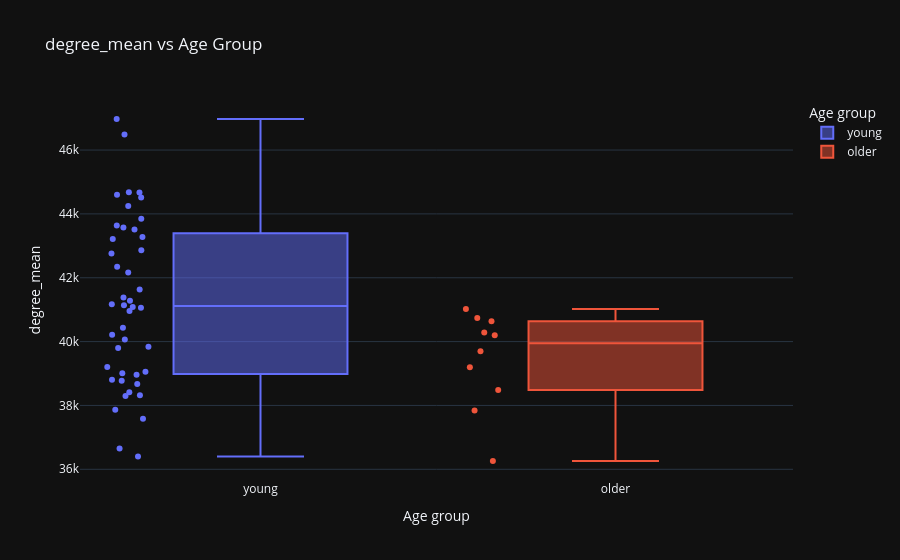
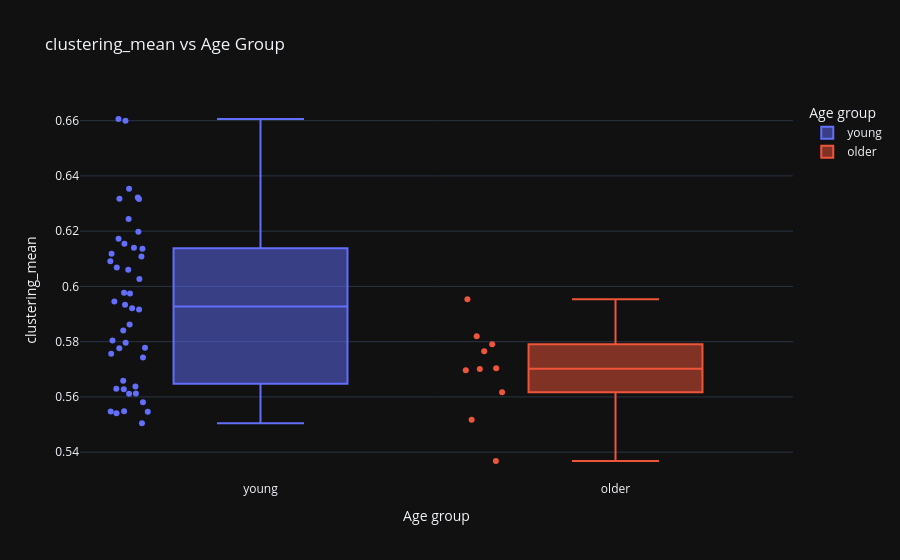
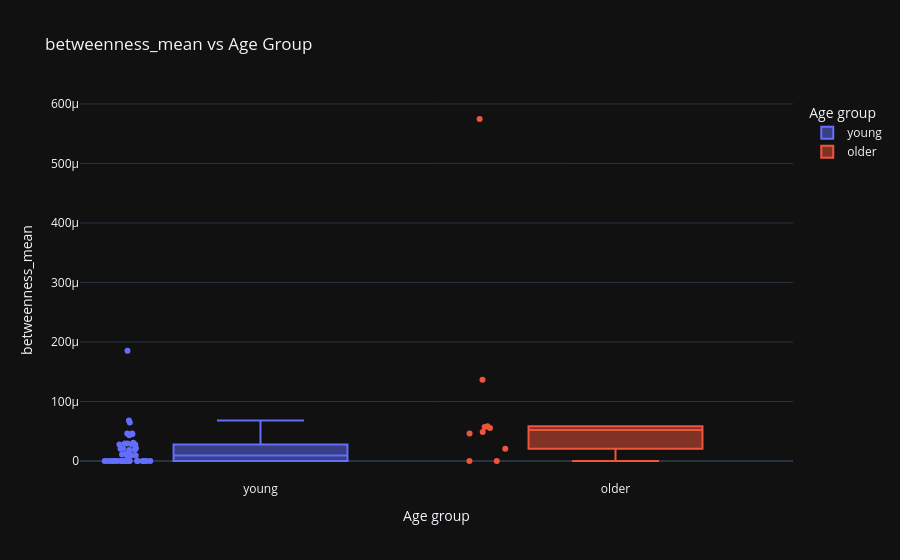

Write notebook code for charts like these, in order.
### Code cell
# plotly
for metric in GRAPH_METRICS:
    fig = px.box(
        df_healthy,
        x="age_group",
        y=metric,
        color="age_group",
        title=f"{metric} vs Age Group",
        points="all",
        labels={
            "age_group": "Age group",
            metric: metric
        }
    )
    fig.update_layout(
        xaxis_title="Age group",
        yaxis_title=metric,
        title=f"{metric} vs Age Group"
    )
    fig.show()

### Figure 1 — Plotly figure (JSON) as saved in the notebook; plotly's stock layout.template omitted (floating-point values rounded to 4 significant figures)
{"data": [{"alignmentgroup": "True", "boxpoints": "all", "hovertemplate": "Age group=%{x}<br>degree_mean=%{y}<extra></extra>", "legendgroup": "young", "marker": {"color": "#636efa"}, "name": "young", "notched": false, "offsetgroup": "young", "orientation": "v", "showlegend": true, "type": "box", "x": ["young", "young", "young", "young", "young", "young", "young", "young", "young", "young", "young", "young", "young", "young", "young", "young", "young", "young", "young", "young", "young", "young", "young", "young", "young", "young", "young", "young", "young", "young", "young", "young", "young", "young", "young", "young", "young", "young", "young", "young", "young", "young", "young", "young"], "x0": " ", "xaxis": "x", "y": [36650.0, 38300.0, 41060.0, 41090.0, 38960.0, 42340.0, 43280.0, 43510.0, 40960.0, 41280.0, 37870.0, 39800.0, 43570.0, 41170.0, 44600.0, 44680.0, 39840.0, 40210.0, 36400.0, 37590.0, 43850.0, 43210.0, 39010.0, 38810.0, 38320.0, 38780.0, 39200.0, 40430.0, 41380.0, 41630.0, 38680.0, 40070.0, 42860.0, 43640.0, 46970.0, 46480.0, 44250.0, 42760.0, 38420.0, 39050.0, 44670.0, 44510.0, 41140.0, 42170.0], "y0": " ", "yaxis": "y"}, {"alignmentgroup": "True", "boxpoints": "all", "hovertemplate": "Age group=%{x}<br>degree_mean=%{y}<extra></extra>", "legendgroup": "older", "marker": {"color": "#EF553B"}, "name": "older", "notched": false, "offsetgroup": "older", "orientation": "v", "showlegend": true, "type": "box", "x": ["older", "older", "older", "older", "older", "older", "older", "older", "older", "older"], "x0": " ", "xaxis": "x", "y": [40280.0, 40740.0, 40200.0, 38490.0, 39200.0, 36260.0, 37840.0, 40640.0, 39700.0, 41020.0], "y0": " ", "yaxis": "y"}], "layout": {"boxmode": "overlay", "legend": {"title": {"text": "Age group"}, "tracegroupgap": 0}, "title": {"text": "degree_mean vs Age Group"}, "xaxis": {"anchor": "y", "categoryarray": ["young", "older"], "categoryorder": "array", "domain": [0, 1], "title": {"text": "Age group"}}, "yaxis": {"anchor": "x", "domain": [0, 1], "title": {"text": "degree_mean"}}}}

### Figure 2 — Plotly figure (JSON) as saved in the notebook; plotly's stock layout.template omitted (floating-point values rounded to 4 significant figures)
{"data": [{"alignmentgroup": "True", "boxpoints": "all", "hovertemplate": "Age group=%{x}<br>clustering_mean=%{y}<extra></extra>", "legendgroup": "young", "marker": {"color": "#636efa"}, "name": "young", "notched": false, "offsetgroup": "young", "orientation": "v", "showlegend": true, "type": "box", "x": ["young", "young", "young", "young", "young", "young", "young", "young", "young", "young", "young", "young", "young", "young", "young", "young", "young", "young", "young", "young", "young", "young", "young", "young", "young", "young", "young", "young", "young", "young", "young", "young", "young", "young", "young", "young", "young", "young", "young", "young", "young", "young", "young", "young"], "x0": " ", "xaxis": "x", "y": [0.5541, 0.5659, 0.614, 0.5977, 0.5796, 0.6172, 0.6068, 0.6118, 0.5841, 0.5921, 0.5611, 0.5756, 0.6091, 0.5776, 0.6244, 0.6322, 0.5916, 0.5934, 0.5629, 0.5581, 0.6154, 0.606, 0.5546, 0.5548, 0.5612, 0.5804, 0.5627, 0.5743, 0.5975, 0.6027, 0.5637, 0.5862, 0.6109, 0.6198, 0.66, 0.6606, 0.6318, 0.6137, 0.5505, 0.5547, 0.6354, 0.6316, 0.5778, 0.5945], "y0": " ", "yaxis": "y"}, {"alignmentgroup": "True", "boxpoints": "all", "hovertemplate": "Age group=%{x}<br>clustering_mean=%{y}<extra></extra>", "legendgroup": "older", "marker": {"color": "#EF553B"}, "name": "older", "notched": false, "offsetgroup": "older", "orientation": "v", "showlegend": true, "type": "box", "x": ["older", "older", "older", "older", "older", "older", "older", "older", "older", "older"], "x0": " ", "xaxis": "x", "y": [0.5701, 0.5765, 0.5696, 0.5518, 0.582, 0.5617, 0.5368, 0.5703, 0.5791, 0.5953], "y0": " ", "yaxis": "y"}], "layout": {"boxmode": "overlay", "legend": {"title": {"text": "Age group"}, "tracegroupgap": 0}, "title": {"text": "clustering_mean vs Age Group"}, "xaxis": {"anchor": "y", "categoryarray": ["young", "older"], "categoryorder": "array", "domain": [0, 1], "title": {"text": "Age group"}}, "yaxis": {"anchor": "x", "domain": [0, 1], "title": {"text": "clustering_mean"}}}}

### Figure 3 — Plotly figure (JSON) as saved in the notebook; plotly's stock layout.template omitted (floating-point values rounded to 4 significant figures)
{"data": [{"alignmentgroup": "True", "boxpoints": "all", "hovertemplate": "Age group=%{x}<br>betweenness_mean=%{y}<extra></extra>", "legendgroup": "young", "marker": {"color": "#636efa"}, "name": "young", "notched": false, "offsetgroup": "young", "orientation": "v", "showlegend": true, "type": "box", "x": ["young", "young", "young", "young", "young", "young", "young", "young", "young", "young", "young", "young", "young", "young", "young", "young", "young", "young", "young", "young", "young", "young", "young", "young", "young", "young", "young", "young", "young", "young", "young", "young", "young", "young", "young", "young", "young", "young", "young", "young", "young", "young", "young", "young"], "x0": " ", "xaxis": "x", "y": [4.557e-05, 4.321e-05, 0, 0, 0, 0, 0, 0, 6.819e-05, 2.922e-05, 3.076e-05, 2.922e-05, 2.779e-05, 2.779e-05, 0, 0, 2.161e-05, 1.08e-05, 1.203e-05, 1.08e-05, 0, 0, 0.0001852, 9.262e-06, 2.051e-05, 2.051e-05, 1.852e-05, 2.779e-05, 9.262e-06, 9.262e-06, 4.631e-05, 0, 0, 0, 0, 0, 0, 0, 6.483e-05, 4.631e-05, 0, 0, 1.852e-05, 0], "y0": " ", "yaxis": "y"}, {"alignmentgroup": "True", "boxpoints": "all", "hovertemplate": "Age group=%{x}<br>betweenness_mean=%{y}<extra></extra>", "legendgroup": "older", "marker": {"color": "#EF553B"}, "name": "older", "notched": false, "offsetgroup": "older", "orientation": "v", "showlegend": true, "type": "box", "x": ["older", "older", "older", "older", "older", "older", "older", "older", "older", "older"], "x0": " ", "xaxis": "x", "y": [0.0001364, 0.0005747, 4.631e-05, 4.87e-05, 2.051e-05, 5.696e-05, 5.845e-05, 5.557e-05, 0, 0], "y0": " ", "yaxis": "y"}], "layout": {"boxmode": "overlay", "legend": {"title": {"text": "Age group"}, "tracegroupgap": 0}, "title": {"text": "betweenness_mean vs Age Group"}, "xaxis": {"anchor": "y", "categoryarray": ["young", "older"], "categoryorder": "array", "domain": [0, 1], "title": {"text": "Age group"}}, "yaxis": {"anchor": "x", "domain": [0, 1], "title": {"text": "betweenness_mean"}}}}
